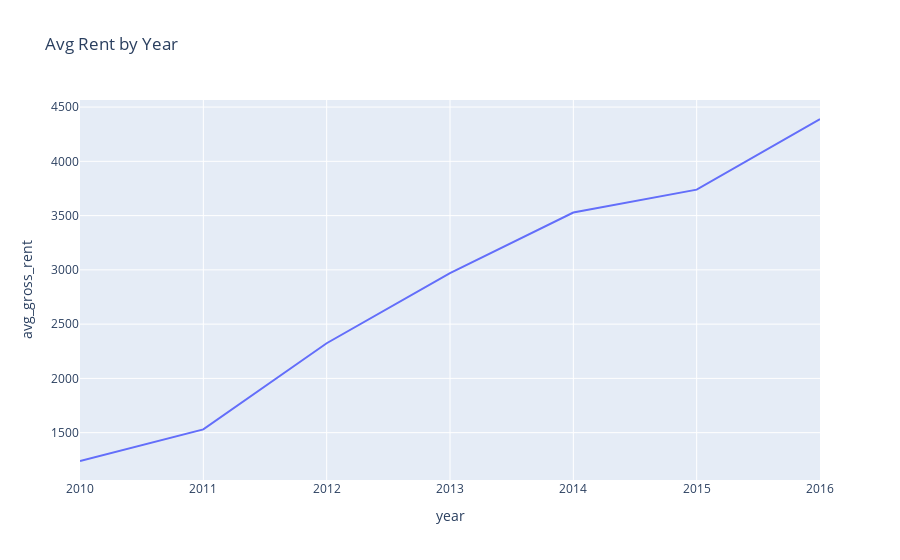

Notebook source saved alongside this figure:
### Code cell
# Line chart for average montly rent
# YOUR CODE HERE!
line_rent = px.line(
    avg_housing_costs_df3, x="year", y="avg_gross_rent", title="Avg Rent by Year")

line_rent

### Figure 1 — Plotly figure (JSON) as saved in the notebook; plotly's stock layout.template omitted (floating-point values rounded to 4 significant figures)
{"data": [{"hovertemplate": "year=%{x}<br>avg_gross_rent=%{y}<extra></extra>", "legendgroup": "", "line": {"color": "#636efa", "dash": "solid"}, "mode": "lines", "name": "", "orientation": "v", "showlegend": false, "type": "scatter", "x": [2010, 2011, 2012, 2013, 2014, 2015, 2016], "xaxis": "x", "y": [1239, 1530, 2324, 2971, 3528, 3739, 4390], "yaxis": "y"}], "layout": {"autosize": true, "legend": {"tracegroupgap": 0}, "title": {"text": "Avg Rent by Year"}, "xaxis": {"anchor": "y", "autorange": true, "domain": [0, 1], "range": [2010, 2016], "title": {"text": "year"}, "type": "linear"}, "yaxis": {"anchor": "x", "autorange": true, "domain": [0, 1], "range": [1064.0, 4565.0], "title": {"text": "avg_gross_rent"}, "type": "linear"}}}
